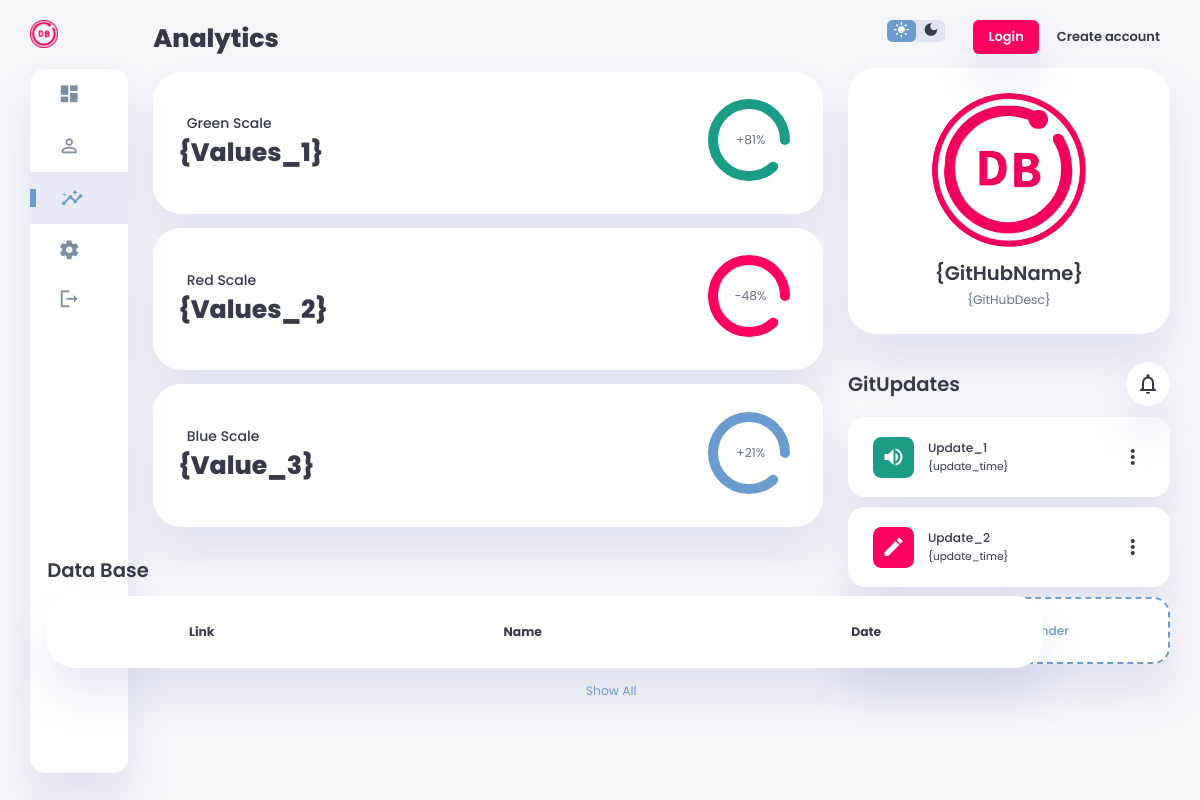
The page /analytics on the database as committed earlier.
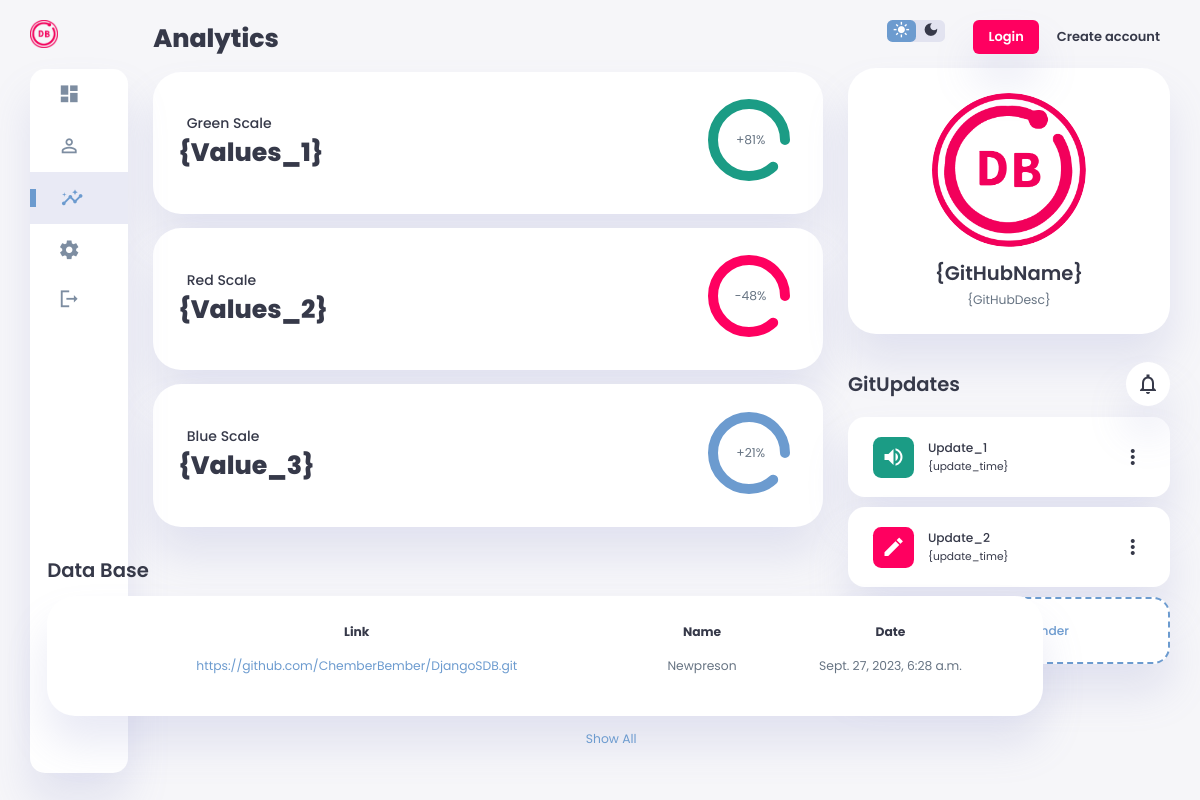
The same page on the database as committed later.
### main/models.py (models this page shows)
class Projects(models.Model):
    Usernick = models.ForeignKey(UserData, on_delete=models.CASCADE)
    ProjectName = models.CharField(max_length=100)
    ProjectDescription = models.TextField(null = True, blank = True,)
    ProjectLink = models.URLField(max_length=100)
    ProjectDate = models.DateTimeField(auto_now_add=True)

class UserData(models.Model):
    Usernick = models.CharField(primary_key=True, max_length=20,default='ERROR')
    UserF = models.ForeignKey(User, on_delete=models.CASCADE)
    Fullname = models.CharField(max_length=20, null = True)
    UserAvatar = models.ImageField(upload_to='./static/DbImages/DBimages',null=True,default='./static/DbImages/DBimages/userunknown.jpg')
    UserGitLink = models.CharField(max_length=50, null = True)
    UserGroup = models.CharField(max_length=15, null = True)

### main/views.py (the view)
# urls.py: path('analytics',views.testable,name = 'analytics'),
def testable(request):
    projects = Projects.objects.all()
    userdata = UserData.objects
    return render(request, 'main/analytics.html',{'projects': projects, 'userdata': userdata})

### main/templates/main/analytics.html (shortened to what this page needs)
{% extends 'main/base.html' %}
{% load static %}
{% block main %}
    <h1>Analytics</h1>
            <div class="analyse">
                <div class="sales">
                    <div class="status">
                        <div class="info">
                            <h3>Green Scale</h3>
                            <h1>{Values_1}</h1>
                        </div>
                        <div class="progresss">
                            <svg>
                                <circle cx="38" cy="38" r="36"></circle>
                            </svg>
                            <div class="percentage">
                                <p>+81%</p>
                            </div>
                        </div>
                    </div>
                </div>
                <div class="visits">
                    <div class="status">
                        <div class="info">
                            <h3>Red Scale</h3>
                            <h1>{Values_2}</h1>
                        </div>
                        <div class="progresss">
                            <svg>
                                <circle cx="38" cy="38" r="36"></circle>
                            </svg>
                            <div class="percentage">
                                <p>-48%</p>
                            </div>
                        </div>
                    </div>
                </div>
                <div class="searches">
                    <div class="status">
                        <div class="info">
                            <h3>Blue Scale</h3>
                            <h1>{Value_3}</h1>
                        </div>
                        <div class="progresss">
                            <svg>
                                <circle cx="38" cy="38" r="36"></circle>
                            </svg>
                            <div class="percentage">
                                <p>+21%</p>
                            </div>
                        </div>
                    </div>
                </div>
            </div>
            <div class="recent-orders">
                <h2>Data Base</h2>
                <table>
                    <thead>
                        <tr>
                            <th>Link</th>
                            <th>Name</th>
                            <th>Date</th>
                        </tr>
                    </thead>
                    <tbody>
                    {% for project in projects%}
                    <tr>
                        <td>
                            <a href = '{{project.ProjectLink}}'>{{project.ProjectLink}}</a>
                        </td>
                    <td>
                        {{project.Usernick.Fullname}}
                    </td>
                    <td>
                        {{project.ProjectDate}}
                    </td>
                        {% endfor %}
                    </tbody>
                </table>
                <a href="#">Show All</a>
            </div>
{% endblock %}

Rows that differ between the two databases and show on the page:
added Projects: ProjectLink "https://github.com/ChemberBember/DjangoSDB.git", Usernick.Fullname "Newpreson", ProjectDate "Sept. 27, 2023, 6:28 a.m."
